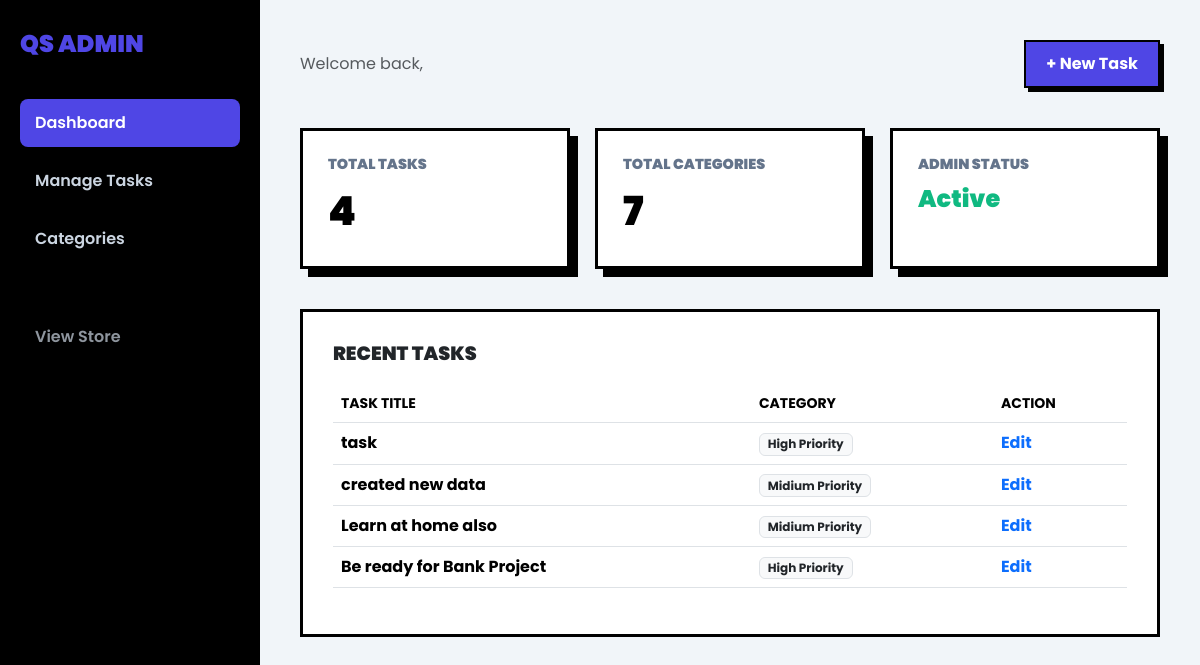
The page /tasks/admindashboard/ on the database as committed earlier.
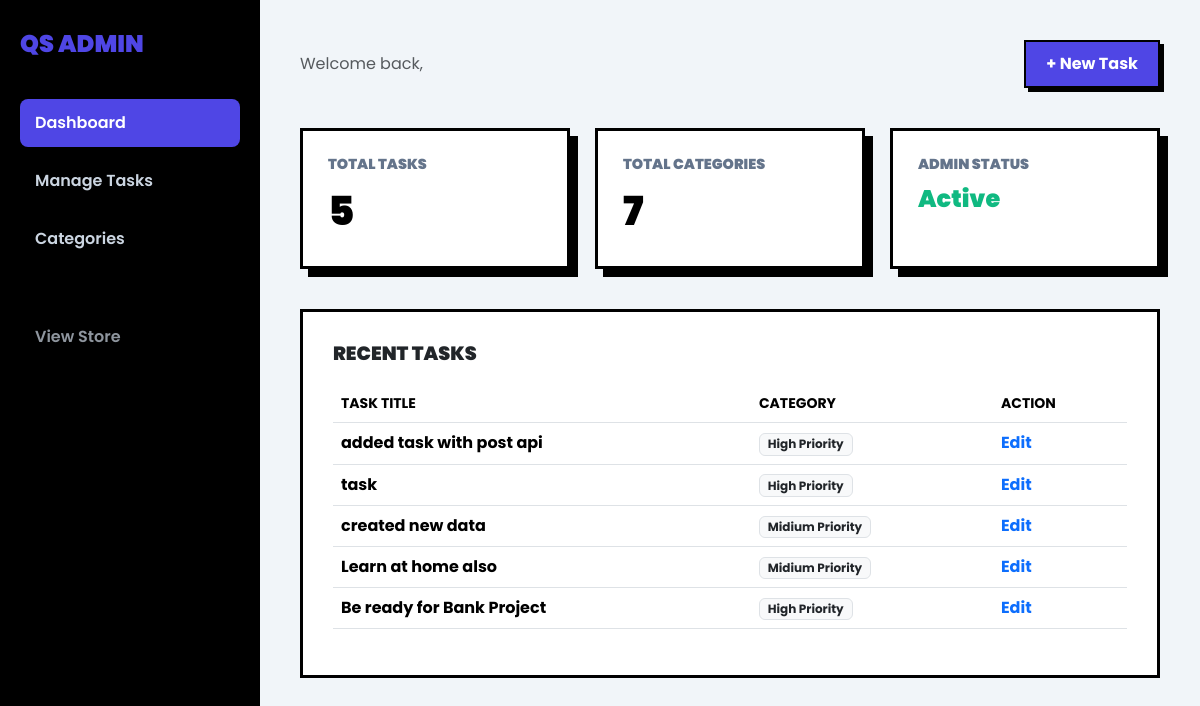
The same page on the database as committed later.
### tasks/models.py (models this page shows)
class Task(models.Model):
    owner = models.ForeignKey(User, on_delete=models.CASCADE)
    title = models.CharField(max_length=200)
    category = models.ForeignKey(Category, on_delete=models.DO_NOTHING, null=True)

class Category(models.Model):
    name = models.CharField(max_length=100, unique=True)

### tasks/views.py (the view)
# urls.py: path('admindashboard/', views.admindashboard, name='taskopen'),
def admindashboard(request):
    total = Task.objects.count()
    total_categories = Category.objects.count()
    recent_tasks = Task.objects.all().order_by('-id')[:5]
    context = {
        'total': total,
        'total_categories': total_categories,
        'recent_tasks': recent_tasks,
        'admin_name': request.user.username,
    }
    return render(request, 'task/admin.html', context)

### templates/task/admin.html (shortened to what this page needs)
<!DOCTYPE html>
<html lang="en">
<head>
    <link href="https://cdn.jsdelivr.net/npm/bootstrap@5.3.1/dist/css/bootstrap.min.css" rel="stylesheet">
</head>
<body>
    <div class="sidebar">
        <h2>QS ADMIN</h2>
        <a href="#" class="active">Dashboard</a>
        <a href="{% url 'taskdetails' %}">Manage Tasks</a>
        <a href="{% url 'create_category' %}">Categories</a>
        <a href="/" style="margin-top: 50px; opacity: 0.7;">View Store</a>
    </div>
    <div class="main-content">
        <div class="header-box">
            <div>
                <p class="text-muted m-0">Welcome back,</p>
            </div>
            <a href="{% url 'create_task' %}" class="btn-new">+ New Task</a>
        </div>
        <div class="stat-grid">
            <div class="stat-card">
                <h3>Total Tasks</h3>
                <div class="number">{{ total }}</div>
            </div>
            <div class="stat-card">
                <h3>Total Categories</h3>
                <div class="number">{{ total_categories }}</div>
            </div>
            <div class="stat-card">
                <h3>Admin Status</h3>
                <div class="number" style="font-size: 1.5rem; color: #10b981;">Active</div>
            </div>
        </div>
        <div class="activity-card">
            <h2>Recent Tasks</h2>
            <table class="table">
                <thead>
                    <tr class="text-muted small">
                        <th>TASK TITLE</th>
                        <th>CATEGORY</th>
                        <th>ACTION</th>
                    </tr>
                </thead>
                <tbody>
                    {% for task in recent_tasks %}
                    <tr>
                        <td class="fw-bold">{{ task.title }}</td>
                        <td><span class="badge bg-light text-dark border">{{ task.category.name }}</span></td>
                        <td><a href="{% url 'taskupdate' task.id %}" class="text-primary text-decoration-none fw-bold">Edit</a></td>
                    </tr>
                    {% empty %}
                    <tr>
                        <td colspan="3" class="text-center py-4">No recent tasks found.</td>
                    </tr>
                    {% endfor %}
                </tbody>
            </table>
        </div>
    </div>
</body>
</html>

### templates/task/admin.html (style rules this page uses)
:root { --primary: #4f46e5; --dark: #000000; --bg: #f1f5f9; }
body { font-family: 'Poppins', sans-serif; background-color: var(--bg); margin: 0; display: flex; }
.sidebar { width: 260px; height: 100vh; background: var(--dark); color: white; position: fixed; padding: 30px 20px; }
.sidebar h2 { font-weight: 900; font-size: 1.5rem; margin-bottom: 40px; color: var(--primary); }
.sidebar a { color: #cbd5e1; text-decoration: none; display: block; padding: 12px 15px; font-weight: 600; border-radius: 8px; margin-bottom: 10px; transition: 0.3s; }
.sidebar a:hover, .sidebar a.active { background: var(--primary); color: white; }
.main-content { margin-left: 260px; width: calc(100% - 260px); padding: 40px; }
.header-box { display: flex; justify-content: space-between; align-items: center; margin-bottom: 40px; }
.stat-grid { display: grid; grid-template-columns: repeat(auto-fit, minmax(250px, 1fr)); gap: 25px; margin-bottom: 40px; }
.stat-card { background: white; border: 3px solid #000; box-shadow: 8px 8px 0px #000; padding: 25px; transition: 0.2s; }
.stat-card h3 { font-size: 0.9rem; text-transform: uppercase; font-weight: 900; color: #64748b; }
.stat-card .number { font-size: 2.5rem; font-weight: 900; color: var(--dark); }
.activity-card { background: white; border: 3px solid #000; padding: 30px; }
.activity-card h2 { font-weight: 900; font-size: 1.2rem; margin-bottom: 20px; text-transform: uppercase; }
.btn-new { background: var(--primary); color: white; border: 2px solid #000; padding: 10px 20px; font-weight: 700; text-decoration: none; box-shadow: 4px 4px 0px #000; }

Rows that differ between the two databases and show on the page:
added Task: title "added task with post api", category.name "High Priority"
Other text that changed with them:
{{ total }}: "4" → "5"
